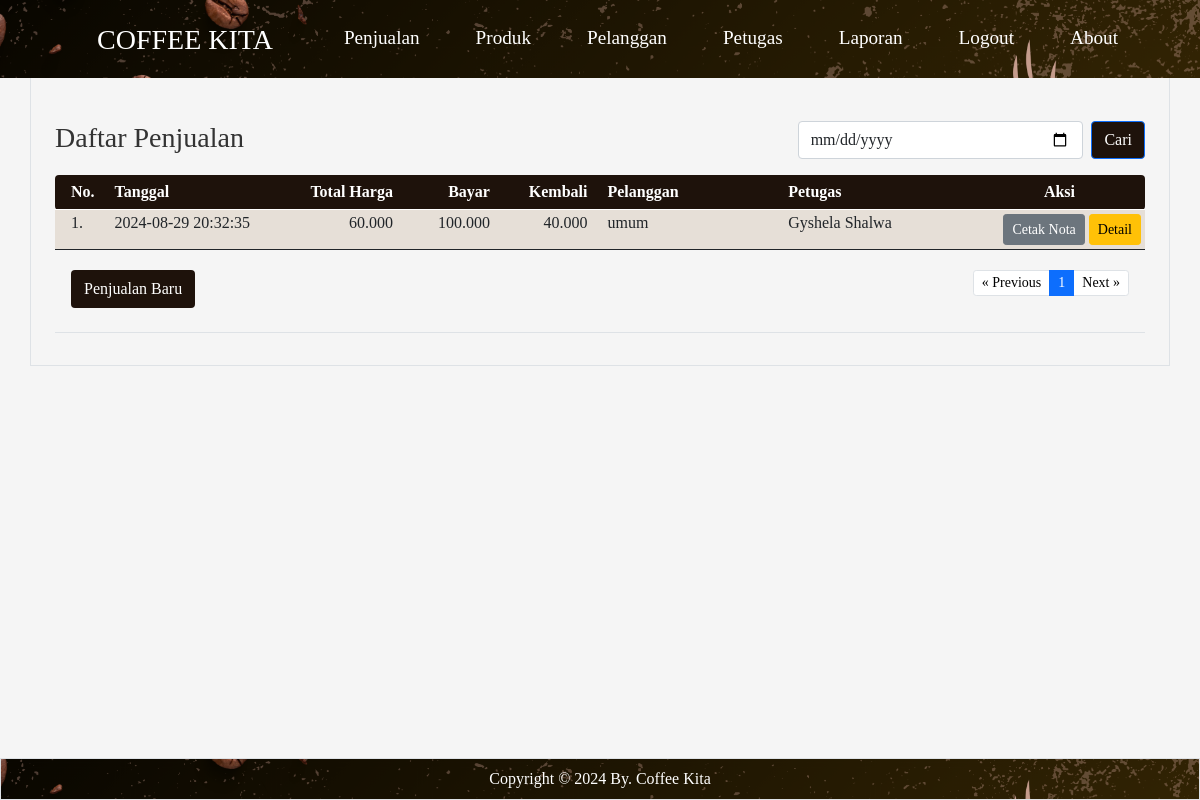
Page /penjualan/index.php?tgl=2024-08-29 20:32:35 (signed in) on the committed database.
### tables this page shows
CREATE TABLE `penjualan` (
  `penjualan_id` int(11) NOT NULL,
  `tanggal` datetime DEFAULT NULL,
  `total_harga` int(11) DEFAULT NULL,
  `bayar` int(11) DEFAULT NULL,
  `id_pelanggan` int(11) DEFAULT NULL,
  `id_petugas` int(11) NOT NULL,
  `nama_petugas` varchar(30) DEFAULT NULL
);

CREATE TABLE `petugas` (
  `id_petugas` int(11) NOT NULL,
  `username` varchar(30) DEFAULT NULL,
  `password` varchar(100) DEFAULT NULL,
  `nama_petugas` varchar(35) DEFAULT NULL,
  `level` enum('admin','petugas') DEFAULT NULL
);

### penjualan/index.php (the view, shortened to what this page needs)
<?php
if (!isset($_SESSION['username']) && !isset($_SESSION['password'])) {
	?>
	<meta http-equiv="refresh" content="0;url=../login.php">
	<?php
} else {
	if (isset($_SESSION['penid'])) {
		?>
		<meta http-equiv="refresh" content="0;url=transaksi.php">
		<?php
	} else {
		?>
		<html>
		<!DOCTYPE html>
		<html lang="en">
		<head>
			<link rel="stylesheet" href="../bootstrap/css/bootstrap.min.css" />
		</head>
		<body>
			<?php include "../header.php" ?>
			<main class="container border py-3 pt-5">
				<br><br><br>
				<div class="container">
					<div class="row">
						<div class="col-sm-8">
							<h3>Daftar Penjualan</h3>
						</div>
						<div class="col-sm-4">
							<form class="d-flex" method="GET" action="">
								<input class="form-control me-2" type="date" name="tgl">
								<button class="btn btn-primary" type="submit"
									style="background-color:rgb(30, 18, 11);">Cari</button>
							</form>
						</div>
					</div>
					<table class="table table-hover table-striped table-sm">
						<thead class="text-white" style="background-color:rgb(30, 18, 11);">
							<tr>
								<th class="py-2 px-3 rounded-start" width="55px">No.</th>
								<th class="py-2" width="200px">Tanggal</th>
								<th class="py-2 text-end" width="100px">Total Harga</th>
								<th class="py-2 text-end" width="100px">Bayar</th>
								<th class="py-2 text-end" width="100px">Kembali</th>
								<th class="py-2 px-3" width="200px">Pelanggan</th>
								<th class="py-2" width="200px">Petugas</th>
								<th class="py-2 text-center rounded-end" width="180px">Aksi</th>
							</tr>
						</thead>
						<tbody>
							<?php
							include "../config.php";
							$id_petugas = $_SESSION['id_petugas'];
							$batas = 10;
							$halaman = isset($_GET['halaman']) ? (int) $_GET['halaman'] : 1;
							$halaman_awal = ($halaman > 1) ? ($halaman * $batas) - $batas : 0;
							$previous = $halaman - 1;
							$next = $halaman + 1;
							$tglskr = date("Y-m-d");
							if (isset($_GET['tgl'])) {
								$tgl = $_GET['tgl'];
								$sqldata = "select * from penjualan where tanggal like '$tgl%' and id_petugas='$id_petugas'";
							} else {
								$sqldata = "select * from penjualan where tanggal like '$tglskr%' and id_petugas='$id_petugas'";
							}
							$resdata = mysqli_query($koneksi, $sqldata);
							$jumlah_data = mysqli_num_rows($resdata);
							$total_halaman = ceil($jumlah_data / $batas);
							if (isset($_GET['tgl'])) {
								$tgl = $_GET['tgl'];
								$sql = "select * from penjualan where tanggal like '$tgl%' and id_petugas='$id_petugas' limit $halaman_awal, $batas";
							} else {
								$sql = "select * from penjualan where tanggal like '$tglskr%' and id_petugas='$id_petugas' limit $halaman_awal, $batas";
							}
							$result = mysqli_query($koneksi, $sql);
							$no = $halaman_awal + 1;
							while ($data = mysqli_fetch_array($result)) {
								$tohar = number_format($data['total_harga'], 0, ",", ".");
								$byr = number_format($data['bayar'], 0, ",", ".");
								$kembali = $data['bayar'] - $data['total_harga'];
								$kbl = number_format($kembali, 0, ",", ".");
								$id_pelanggan = $data['id_pelanggan'];
								$id_petugas = $data['id_petugas'];
								$sqlpetugas = "select * from petugas where id_petugas='$id_petugas'";
								$respetugas = mysqli_query($koneksi, $sqlpetugas);
								$dtpetugas = mysqli_fetch_array($respetugas);
								if (!$id_pelanggan) {
									$dtpelanggan['nama_pelanggan'] = 'umum';
								} else {
									$sqlpelanggan = "select * from pelanggan where id_pelanggan='$id_pelanggan'";
									$respelanggan = mysqli_query($koneksi, $sqlpelanggan);
									$dtpelanggan = mysqli_fetch_array($respelanggan);
								}
								?>
								<tr>
									<td class="px-3"><?= $no ?>.</td>
									<td><?= $data['tanggal'] ?></td>
									<td align="right"><?= $tohar ?></td>
									<td align="right"><?= $byr ?></td>
									<td align="right"><?= $kbl ?></td>
									<td class="px-3"><?= $dtpelanggan['nama_pelanggan'] ?></td>
									<td><?= $dtpetugas['nama_petugas'] ?></td>
									<td align="right">
										<a href="printnota.php?penid=<?= $data['penjualan_id'] ?>&kbl=<?= $kbl ?>" target="blank"
											class="btn btn-secondary btn-sm">Cetak Nota</a>
										<a href="detail_penjualan.php?penid=<?= $data['penjualan_id'] ?>&npet=<?= $dtpetugas['nama_petugas'] ?>&npel=<?= $dtpelanggan['nama_pelanggan'] ?>&tgl=<?= $data['tanggal'] ?>&byr=<?= $byr ?>&kbl=<?= $kbl ?>&halaman=<?= $halaman ?>"
											class="btn btn-warning btn-sm">Detail</a>
									</td>
								</tr>
								<?php
								$no++;
							}
							?>
						</tbody>
						<tfoot>
							<tr>
								<td colspan="8" class="text-center">
									<div class="container">
										<div class="row">
											<div class="col-4 text-start py-3">
												<a class="btn text-white" href="penjualan_simpan.php"
													style="background-color:rgb(30, 18, 11);">Penjualan Baru</a>
											</div>
											<div class="col-8 text-end py-3">
												<ul class="pagination justify-content-end pagination-sm">
													<li class="page-item"><a class="page-link" style=" color:black;" <?php if ($halaman > 1) {
														echo "href='?halaman=$previous'";
													} ?>>&laquo; Previous</a></li>
													<?php
													for ($x = 1; $x <= $total_halaman; $x++) {
														if ($x == $halaman) {
															?>
															<li class="page-item active"><a class="page-link"
																	href="?halaman=<?php echo $x ?>"><?php echo $x; ?></a></li>
															<?php
														} else {
															?>
															<li class="page-item"><a class="page-link"
																	href="?halaman=<?php echo $x ?>"><?php echo $x; ?></a></li>
															<?php
														}
													}
													?>
													<li class="page-item"><a class="page-link" <?php if ($halaman < $total_halaman) {
														echo "href='?halaman=$next'";
													} ?> style=" color:black;">Next
															&raquo;</a>
													</li>
												</ul>
											</div>
										</div>
									</div>
								</td>
							</tr>
						</tfoot>
					</table>
				</div>
			</main>
			<?php include "../footer.php" ?>
		</body>
		</html>
	<?php }
} ?>

### penjualan/index.php (style rules this page uses)
body { background-color: #f5f5f5; font-size: medium; font-family: 'Merriweather', serif; color: #333; }
.table-striped tbody tr:nth-of-type(odd) { background-color: rgba(240, 228, 215, 0.6); }

### header.php (style rules this page uses)
body { background-color: #f5f5f5; font-family: 'Merriweather', serif; color: #333; }

### rows in the picture
penjualan: tanggal "2024-08-29 20:32:35", total_harga "60.000", bayar "100.000", kbl "40.000", nama_pelanggan "umum", id_petugas.nama_petugas "Gyshela Shalwa"
